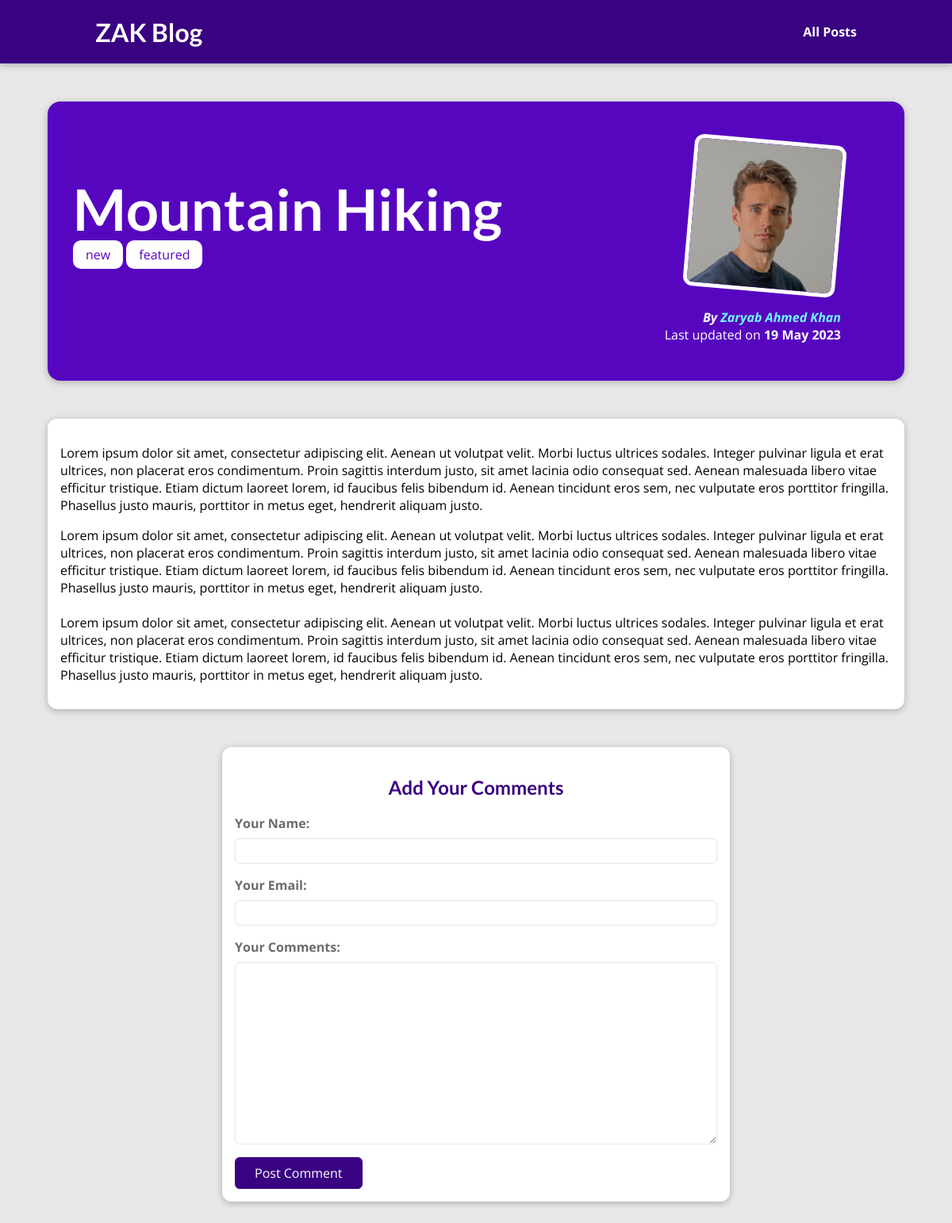
The app's page /posts/mountain-hiking with its own data.
### blog/models.py (models this page shows, shortened)
class Blog(models.Model):
    image = models.ImageField(upload_to="posts", null=True)
    date = models.DateField(auto_now=True)
    title = models.CharField(max_length=50)
    excerpt = models.CharField(max_length=200)
    content = models.TextField(max_length=5000, validators=[
                               MinLengthValidator(100)])
    slug = models.SlugField(default="", blank=True,
                            null=False, db_index=True, unique=True)
    author = models.ForeignKey(Author, null=True, on_delete=models.SET_NULL,)
    tags = models.ManyToManyField(Tag)

class Tag(models.Model):
    name = models.CharField(max_length=20, default="new", null=False)

class Author(models.Model):
    first_name = models.CharField(max_length=50)
    last_name = models.CharField(max_length=50)
    email_address = models.EmailField(blank=True, null=True)
    def full_name(self):
        return f"{self.first_name} {self.last_name}"
    def __str__(self):
        return self.full_name()

### blog/views.py (the view)
# urls.py: path("posts/<slug:slug>", views.PostDetailView.as_view(), name="post-detail")
class PostDetailView(DetailView):
    model = Blog
    template_name = "blog/post-detail.html"
    context_object_name = "post"
    def get_context_data(self, **kwargs):
        comment_form = CommentForm()
        context = super().get_context_data(**kwargs)
        context["post_tags"] = self.object.tags.all()
        context["comment_form"] = comment_form
        return context

### blog/forms.py
class CommentForm(forms.ModelForm):
    class Meta:
        model = Comment  # form based on Comment model
        exclude = ["post"]  # include all field except "post"
        labels = {  # setting custom label names
            "user_name": "Your Name",
            "user_email": "Your Email",
            "text": "Your Comments"
        }

### blog/templates/blog/post-detail.html (shortened to what this page needs)
{% extends 'base.html' %}
{% load static %}
{% block css_files %}
<link rel="stylesheet" href="{% static 'blog/post-detail.css' %}"/>
{% endblock  %}
{% block content %}
<section id="summary">
    <h2>{{post.title}}</h2>
    {% for tag in post_tags %}
    <span class="tag">{{tag.name}}</span>
    {% endfor %}
    <article>
        <img src="{{post.image.url}}" alt={{post.title}}/>
        <address>By <a href="mailto:{{post.author.email}}">{{post.author|title}}</a></address>
        <div>
            Last updated on <time>{{post.date|date:"d  M Y"}}</time>
        </div>
    </article>
</section>
<main>
  <p> {{post.content|linebreaks}}<p>
</main>
<section id="comment_form">
    <h2>Add Your Comments</h2>
    <form >
        {% for form_field in comment_form %}
        <div class="form-control">
            {{form_field.label_tag}}
            {{form_field}}
        </div>
        {% endfor %}
        <button>Post Comment</button>
    </form>
</section>
{% endblock %}

### static/app.css (style rules this page uses)
* { box-sizing: border-box; }
html { font-family: 'Open Sans', 'Lato', sans-serif; }
body { margin: 0; }
h1, h2, h3 { font-family: 'Lato', sans-serif; font-weight: bold; }

### blog/static/blog/post-detail.css (style rules this page uses)
body { background-color: #e7e7e7; }
#summary { margin: 8rem auto 3rem auto; padding: 2rem; width: 90%; max-width: 90rem; border-radius: 16px; background-color: #5706c0; position: relative; box-shadow: 0 2px 8px rgba(0, 0, 0, 0.25); height: 22rem; }
#summary h2 { color: white; font-size: 4.5rem; margin-bottom: 0.25rem; }
#summary article { position: absolute; top: 2rem; right: 3rem; padding: 1rem 2rem; border-radius: 12px; text-align: right; color: white; }
#summary article img { width: 12rem; height: 12rem; border-radius: 12px; transform: rotateZ(5deg); border: 5px solid white; margin-bottom: 1rem; }
#summary address { font-weight: bold; }
#summary a { color: #72f6ff; text-decoration: none; }
#summary time { font-weight: bold; }
main { width: 90%; max-width: 90rem; margin: 3rem auto; background-color: white; padding: 1rem; border-radius: 12px; box-shadow: 0 2px 8px rgba(0, 0, 0, 0.25); }
.tag { background-color: white; color: #5706c0; padding: 7px 16px; border-radius: 10px; }
#comment_form { margin: 3rem auto; width: 90%; max-width: 40rem; border-radius: 12px; background-color: white; box-shadow: 0 2px 8px rgba(0, 0, 0, 0.25); padding: 1rem; }
#comment_form h2 { color: #390281; font-weight: bold; text-align: center; }
.form-control { margin-bottom: 1rem; }
.form-control label { font-weight: bold; margin-bottom: 0.5rem; display: block; color: #6b6b6b; }
.form-control input, .form-control textarea { display: block; width: 100%; font: inherit; padding: 0.25rem; border-radius: 6px; border: 1px solid #e7e7e7; }
#comment_form button { font: inherit; background-color: #390281; color: white; border: 1px solid #390281; padding: 0.5rem 1.5rem; border-radius: 6px; cursor: pointer; }

### records on screen
Blog: title "Mountain Hiking", image (picture), author "Zaryab Ahmed Khan", date "19 May 2023", content "Lorem ipsum dolor sit amet, consectetur adipiscing elit. Aenean ut volutpat velit. Morbi luctus ultrices sodales. Integer pulvinar ligula et erat ultrices, non placerat eros condimentum. Proin sagittis interdum justo, sit amet lacinia odio consequat sed. Aenean malesuada libero vitae efficitur tristique. Etiam dictum laoreet lorem, id faucibus felis bibendum id. Aenean tincidunt eros sem, nec vulputate eros porttitor fringilla. Phasellus justo mauris, porttitor in metus eget, hendrerit aliquam justo. Lorem ipsum dolor sit amet, consectetur adipiscing elit. Aenean ut volutpat velit. Morbi luctus ultrices sodales. Integer pulvinar ligula et erat ultrices, non placerat eros condimentum. Proin…"
Tag: name "new"
Tag: name "featured"
